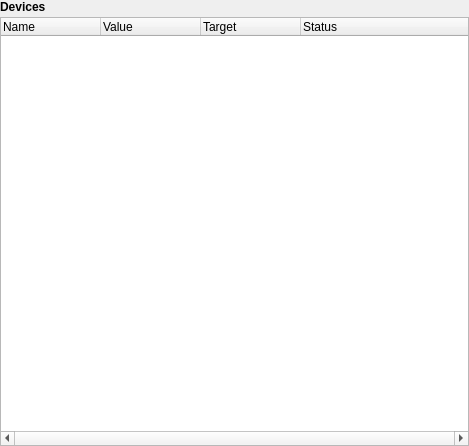
<?xml version="1.0" encoding="UTF-8"?>
<ui version="4.0">
 <class>Form</class>
 <widget class="QWidget" name="Form">
  <property name="geometry">
   <rect>
    <x>0</x>
    <y>0</y>
    <width>469</width>
    <height>446</height>
   </rect>
  </property>
  <property name="windowTitle">
   <string>Form</string>
  </property>
  <layout class="QVBoxLayout" name="verticalLayout">
   <property name="leftMargin">
    <number>0</number>
   </property>
   <property name="topMargin">
    <number>0</number>
   </property>
   <property name="rightMargin">
    <number>0</number>
   </property>
   <property name="bottomMargin">
    <number>0</number>
   </property>
   <item>
    <layout class="QVBoxLayout" name="outViewLayout">
     <property name="spacing">
      <number>3</number>
     </property>
     <property name="leftMargin">
      <number>0</number>
     </property>
     <property name="topMargin">
      <number>0</number>
     </property>
     <property name="rightMargin">
      <number>0</number>
     </property>
     <property name="bottomMargin">
      <number>0</number>
     </property>
     <item>
      <widget class="QLabel" name="titleLbl">
       <property name="font">
        <font>
         <bold>true</bold>
         <strikeout>false</strikeout>
         <kerning>true</kerning>
        </font>
       </property>
       <property name="text">
        <string>Devices</string>
       </property>
       <property name="alignment">
        <set>Qt::AlignLeading|Qt::AlignLeft|Qt::AlignVCenter</set>
       </property>
      </widget>
     </item>
     <item>
      <layout class="QHBoxLayout" name="horizontalLayout"/>
     </item>
     <item>
      <widget class="QTreeWidget" name="tree">
       <property name="focusPolicy">
        <enum>Qt::StrongFocus</enum>
       </property>
       <property name="contextMenuPolicy">
        <enum>Qt::CustomContextMenu</enum>
       </property>
       <property name="horizontalScrollBarPolicy">
        <enum>Qt::ScrollBarAlwaysOn</enum>
       </property>
       <property name="alternatingRowColors">
        <bool>true</bool>
       </property>
       <property name="selectionMode">
        <enum>QAbstractItemView::NoSelection</enum>
       </property>
       <attribute name="headerVisible">
        <bool>true</bool>
       </attribute>
       <attribute name="headerMinimumSectionSize">
        <number>0</number>
       </attribute>
       <attribute name="headerStretchLastSection">
        <bool>true</bool>
       </attribute>
       <column>
        <property name="text">
         <string>Name</string>
        </property>
       </column>
       <column>
        <property name="text">
         <string>Value</string>
        </property>
       </column>
       <column>
        <property name="text">
         <string>Target</string>
        </property>
       </column>
       <column>
        <property name="text">
         <string>Status</string>
        </property>
       </column>
      </widget>
     </item>
    </layout>
   </item>
  </layout>
  <action name="actionMove">
   <property name="icon">
    <iconset resource="../../../../resources/nicos-gui.qrc">
     <normaloff>:/jump</normaloff>:/jump</iconset>
   </property>
   <property name="text">
    <string>Control...</string>
   </property>
  </action>
  <action name="actionReset">
   <property name="text">
    <string>Reset</string>
   </property>
  </action>
  <action name="actionFix">
   <property name="text">
    <string>Fix...</string>
   </property>
  </action>
  <action name="actionRelease">
   <property name="text">
    <string>Release</string>
   </property>
  </action>
  <action name="actionStop">
   <property name="icon">
    <iconset resource="../../../../resources/nicos-gui.qrc">
     <normaloff>:/emergency</normaloff>:/emergency</iconset>
   </property>
   <property name="text">
    <string>Stop</string>
   </property>
  </action>
  <action name="actionHelp">
   <property name="text">
    <string>Help</string>
   </property>
  </action>
  <action name="actionPlotHistory">
   <property name="icon">
    <iconset resource="../../../../resources/nicos-gui.qrc">
     <normaloff>:/find</normaloff>:/find</iconset>
   </property>
   <property name="text">
    <string>Plot history</string>
   </property>
  </action>
  <action name="actionShutDown">
   <property name="icon">
    <iconset resource="../../../../resources/nicos-gui.qrc">
     <normaloff>:/remove</normaloff>:/remove</iconset>
   </property>
   <property name="text">
    <string>Shut down</string>
   </property>
   <property name="toolTip">
    <string>Shut down the device</string>
   </property>
  </action>
  <action name="actionRetryCreate">
   <property name="text">
    <string>Retry to create</string>
   </property>
  </action>
 </widget>
 <resources>
  <include location="../../../../resources/nicos-gui.qrc"/>
 </resources>
 <connections/>
</ui>
